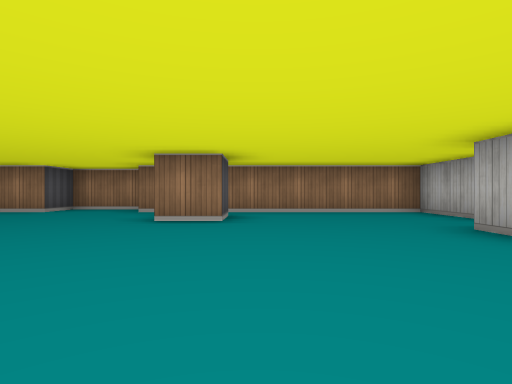
view 1 (above)

15 first-person views from a walk through a cub3D maze. The camera is about half as high as the walls, looks level and sees 80° across. The floor is counted in squares. Each view is taken from the middle of a square. On the plan, view 1 faces up. The plan holds only what a view shows up to about 9 squares ahead; the rest is blank.

view 2
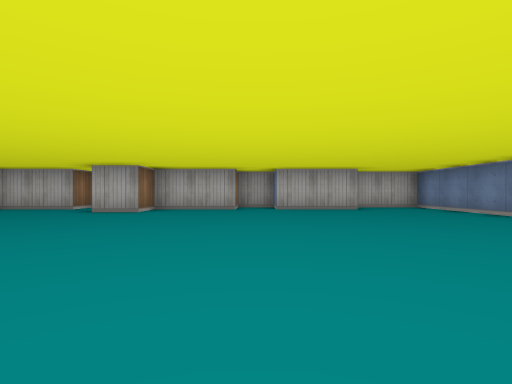

view 3
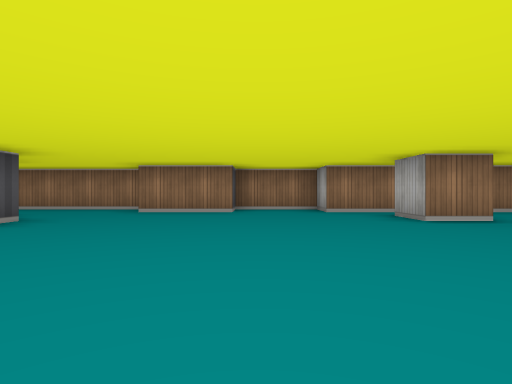

view 4
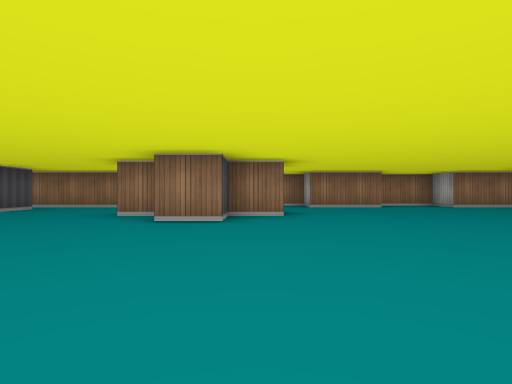

view 5
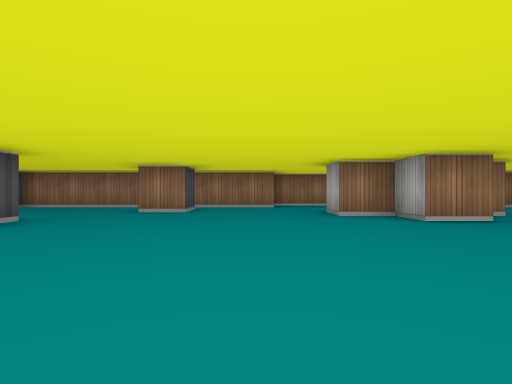

view 6
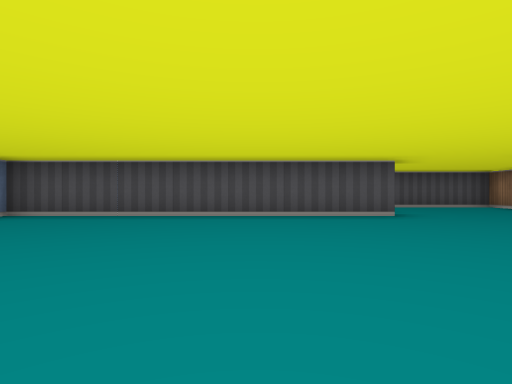

view 7
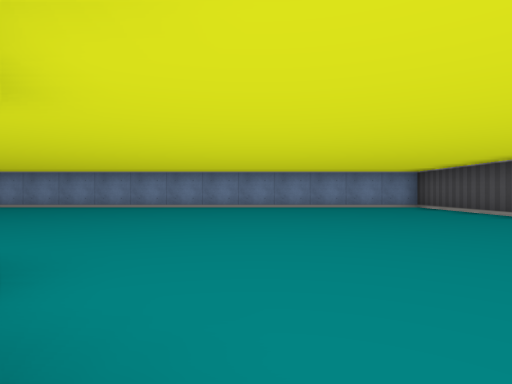

view 8
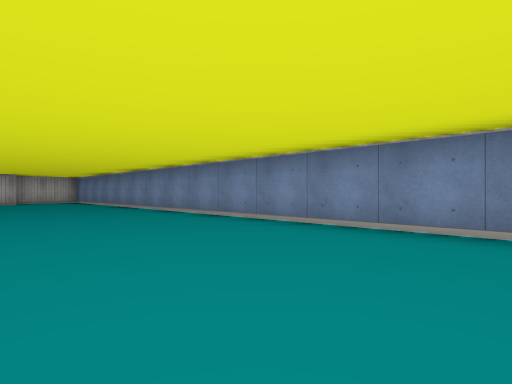

view 9
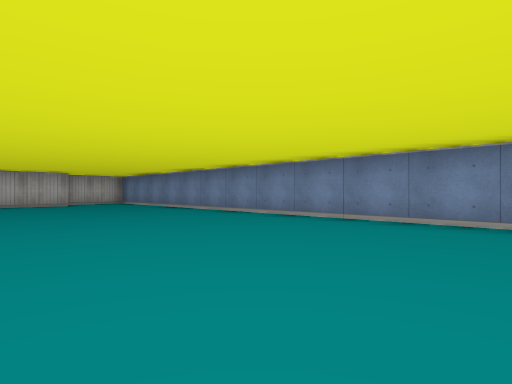

view 10
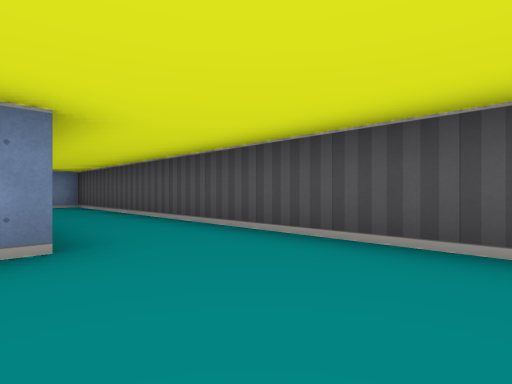

view 11
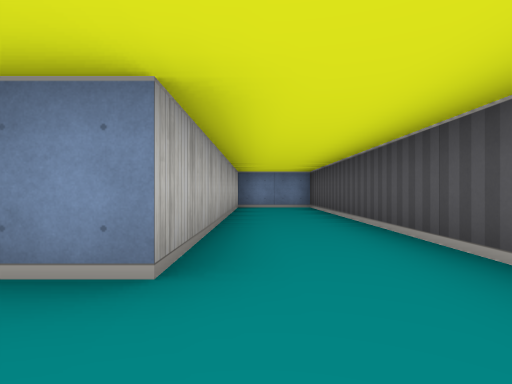

view 12
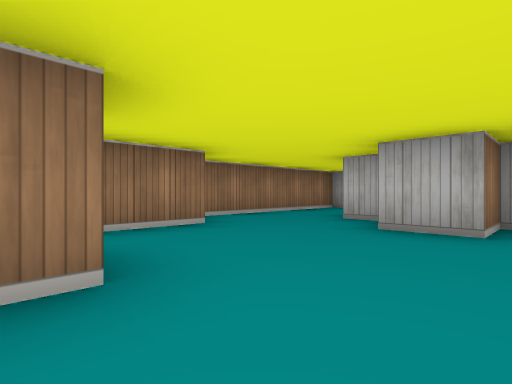

view 13
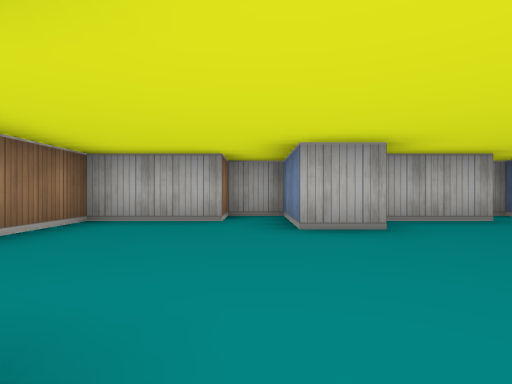

view 14
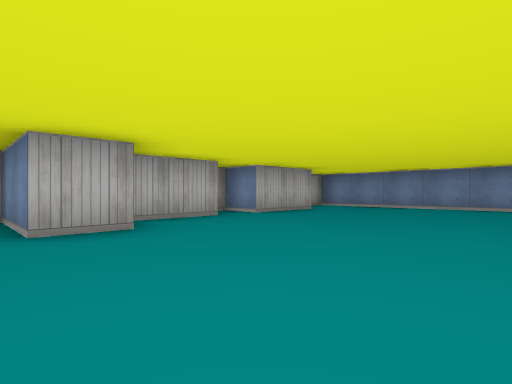

view 15
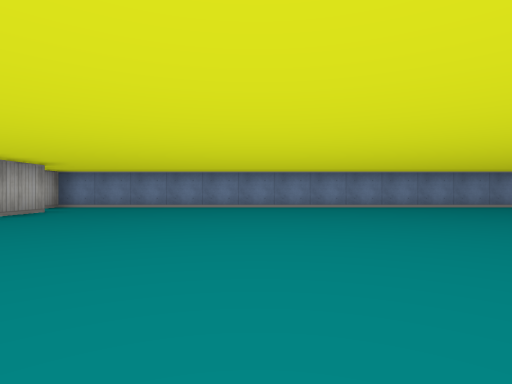

### Floor plan
Points are (right, up) in squares from view 1. A wall is a line through its corners. A room is listed if a view was taken in it or the views show most of it. See-through windows are left out.
Room 1 (views 1, 2, 3, 4, 5, 6, 7, 8, 9, 10, 11, 12, 13, 14, 15)
walls: (-7.5, 3.5) (-8.5, 3.5) (-8.5, 2.5) (-9.5, 2.5) (-9.5, 3.5) (-10.5, 3.5) (-10.5, 4.5); (-9.5, 4.9) (-9.5, 5.5); (-11.5, 6.5) (-18.5, 6.5) (-18.5, -4.5) (-16.5, -4.5); (-13.5, 5.5) (-13.5, 4.5) (-14.5, 4.5); (-0.5, 5.5) (-0.5, 4.5) (-1.5, 4.5) (-1.5, 5.5); (-16.5, -4.1) (-16.5, 2.5) (-15.5, 2.5) (-15.5, -4.5) (4.5, -4.5) (4.5, -2.8); (3.5, -2.5) (3.5, -0.5) (4.5, -0.5) (4.5, 0.5); (4.1, 0.5) (3.5, 0.5) (3.5, 2.5) (2.5, 2.5) (2.5, 3.5) (4.5, 3.5) (4.5, 4.5) (3.5, 4.5) (3.5, 6.5) (-2.5, 6.5) (-2.5, 7.5) (-4.5, 7.5) (-4.5, 6.5) (-6.5, 6.5) (-6.5, 7.5) (-10.9, 7.5)

Positions as (right, up) in squares from view 1, and headings:
1: (0, 0), facing up
2: (-4, 0), facing right
3: (-4, 0), facing up
4: (-8, -2), facing up
5: (-12, -2), facing up
6: (-10, 0), facing left
7: (-11, 4), facing down
8: (-9, -1), facing down-right
9: (-7, 0), facing down-right
10: (-16, 5), facing down-left
11: (-17, 4), facing down
12: (-14, 3), facing up-right
13: (-1, 4), facing right
14: (-1, 4), facing down-right
15: (-1, 4), facing down
